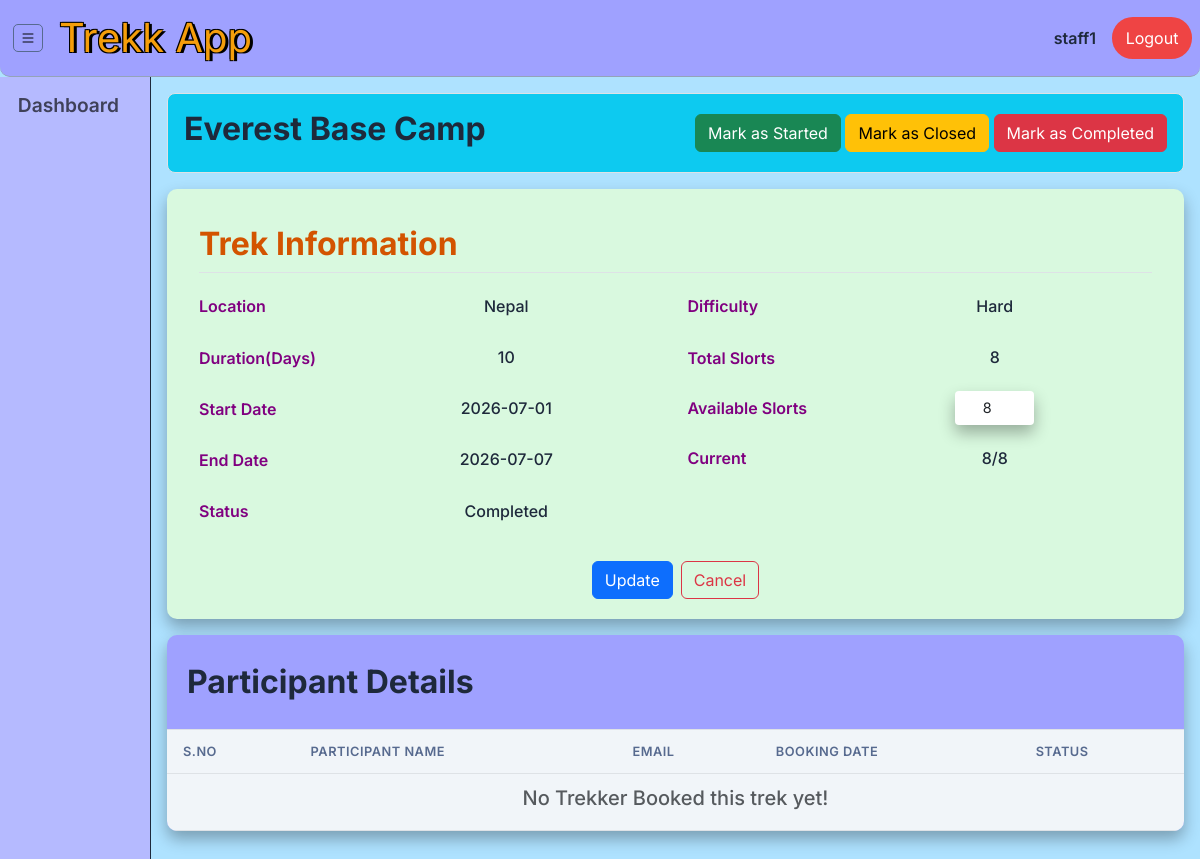
The page /staff/trek/6 (signed in) on the database its author committed.
### models.py (models this page shows, shortened)
class TREKK(db.Model): # trek table(entity)
    __tablename__ = 'trek'
    trek_id = db.Column(db.Integer,primary_key=True)
    name = db.Column(db.String(150), nullable=False)
    difficulty = db.Column(db.String(50), nullable=False) # easy , moderate or hard
    duration = db.Column(db.String(50), nullable=False) # '2 days' or '5 days'
    location = db.Column(db.String(40),nullable=False)
    total_slots = db.Column(db.Integer, nullable=False)
    avl_slots = db.Column(db.Integer, nullable=False)
    assigned_staff_id = db.Column(db.Integer, db.ForeignKey("user.user_id"))
    description = db.Column(db.Text, nullable=True)
    price = db.Column(db.Float, nullable=False) # 2000.50, 2500.40
    status = db.Column(db.String(50), nullable=False,default="Pending" )  # Pending, Approved, Closed, & Open
    start_date = db.Column(db.Date, nullable=False)
    end_date = db.Column(db.Date, nullable=False)
    date_of_create = db.Column(db.DateTime, default=datetime.utcnow)
    booked_treks = db.relationship("BOOKING", backref="trek", lazy=True)

### routes/staff_route.py (the view, shortened to what this page needs)
@staff_bp.route("/trek/<int:t_id>", methods=['GET','POST'])
@role_validator('staff')
def assigned_trek_details(t_id):
    trek = TREKK.query.filter_by(assigned_staff_id=session['user_id'], trek_id=t_id).first()
    if not trek:
        flash("Trek not Found / Not Assigned to Staff !", "danger")
        return redirect(url_for('staff.staff_dashboard'))
    ass_trek_bookings = BOOKING.query.filter_by(trek_id=t_id).order_by(BOOKING.booking_date).all()
    return render_template("staff/trek_details.html", trek=trek, ass_trek_bookings=ass_trek_bookings)

### routes/staff_route.py (called while the page is built)
def login_validator(func):
    @wraps(func)
    def decorated(*a, **kw):
        if 'user_id' not in session:
            flash("Please Log in to your Account First!", "warning")
            return redirect(url_for('auth.main'))
        return func(*a, **kw)
    return decorated

def role_validator(*roles):
    def wrapper(func):
        @wraps(func)
        @login_validator
        def decorated(*a, **kw):
            if session.get('role') not in roles:
                flash("Invalid User! Access Forbiden.", "danger")
                return redirect(url_for('auth.main'))
            return func(*a, **kw)
        return decorated
    return wrapper

### templates/staff/trek_details.html (shortened to what this page needs)
{% extends "base.html" %}
{% block content %}
<div class="border rounded-3 bg-info p-3 mb-3  d-flex align-items-center justify-content-between">
    <h2 class="fs-2 fw-bold">{{ trek.name }}</h2>
    <form action="{{ url_for('staff.assigned_trek_details' , t_id=trek.trek_id ) }}" method="POST">
            <button type="submit" name="status" value="Open" class="btn btn-success">Mark as Started</button>
            <button type="submit" name="status" value="Closed" class="btn btn-warning">Mark as Closed</button>
            <button type="submit" name="status" value="Completed" class="btn btn-danger">Mark as Completed</button>
         </form>
</div>
<div class="form-panel pb-1 mb-3">
    <div class="py-1 border-bottom d-flex align-items-center justify-content-between">
         <h2 class="mb-1 fs-2 fw-bold" style="color: var(--accent-pale)"> Trek Information</h2>
    </div>
    <form action="{{ url_for('staff.assigned_trek_details' , t_id=trek.trek_id) }}" method="POST">
        <div class="row py-3">
            <div class="col-lg-6">
                <div class="form-group">
                    <label for="tname">Location</label>
                    <h6>{{ trek.location }}</h6>
                </div>
                 <div  class="form-group">
                    <label for="duration">Duration(Days)</label>
                    <h6>{{ trek.duration }}</h6>
                </div>
                <div class="form-group">
                    <label for="start_date">Start Date</label>
                    <h6>{{ trek.start_date }}</h6>
                </div>
                <div class="form-group">
                    <label for="end_date">End Date</label>
                     <h6>{{ trek.end_date }}</h6>
                </div>
                <div class="form-group">
                    <label for="status">Status</label>
                    <h6>{{ trek.status }}</h6>
                </div>
            </div>
            <div class="col-lg-6">
                <div class="form-group" >
                    <label for="difficulty">Difficulty</label>
                    <h6>{{ trek.difficulty }}</h6>
                </div>
                <div  class="form-group">
                    <label for="total_slots">Total Slorts</label>
                    <h6>{{ trek.total_slots }}</h6>
                </div>
                <div class="form-group">
                    <label for="avl_slots">Available Slorts</label>
                    <input type="number" class="form-control w-25 m-auto text-center" name="avl_slots" id="avl_slots"  value="{{ trek.avl_slots }}" min="0" required>
                </div>
                <div class="form-group ">
                    <label for="curr_slots">Current</label>
                    <h6>{{ trek.avl_slots }}/{{ trek.total_slots }}</h6>
                </div>
            </div>
        </div>
        <div class="d-flex justify-content-center gap-2 mb-3">
            <button type="submit" class="btn btn-primary w-auto ">Update</button>
            <a href="{{ url_for('staff.staff_dashboard' ) }}" class="btn btn-outline-danger w-auto ">Cancel</a>
        </div>
    </form>
</div>
<div class="table-panel">
    <div  class="p-3 border-bottom d-flex justify-content-between align-items-center mt-2" >
        <h2 class="fs-2 fw-bold p-1">Participant Details</h2>
    </div>
    <table class="table">
        <thead >
            <tr>
                <th>S.No</th><th>Participant Name</th><th>Email</th><th>Booking Date</th><th>Status</th>
            </tr>
        </thead>
        <tbody>
            {% for booking in ass_trek_bookings %}
            <tr>
                <td>{{ loop.index }}</td>
                <td>{{ booking.user.name }}</td>
                <td>{{ booking.user.email }}</td>
                <td>{{ booking.booking_date.strftime('%Y-%m-%d') }}</td>
                <td>{{ booking.status }}</td>
            </tr>
            {% else %}
            <tr><td colspan="5" class="text-muted text-center"><h5>No Trekker Booked this trek yet!</h5></td></tr>
            {% endfor %}
        </tbody>
    </table>
</div>
{% endblock %}

### static/css/style.css (style rules this page uses)
:root { --primary: #B5BAFF; --primary-dark: #9FA1FF; --primary-light: #AEE2FF; --btn-primary:#0800ff; --danger-light: #fca5a5; --accent: #D9F9DF; --accent-pale:#d35400; --dark: #576A8F; --gray-50: #f8fafc; --gray-100: #f1f5f9; --gray-200: #e2e8f0; --gray-400: #94a3b8; --gray-600: #64748b; --gray-800: #1e293b; --danger: #ef4444; --success: #22c55e; --warning: #f59e0b; --radius: 10px; --shadow: 0 1px 3px rgba(0,0,0,.08); --text-shadow: -1px -1px 0 #000, 1px -1px 0 #000, -1px 1px 0 #000, 3px 1px 0 #000; }
* { box-sizing: border-box; }
body { font-family: 'Inter', sans-serif; background: var(--primary-light); color: var(--gray-800); padding: 0; margin: 0; min-height: 100vh; }
.table-panel { background: var(--primary-dark); border: transparent; width: 100%;border-radius: var(--radius);overflow: hidden;box-shadow: 0px 8px 16px 0px rgba(0,0,0,0.3); }
.table-panel .table { margin-bottom: 0; }
.table-panel .table thead th { background: var(--gray-100);font-weight: 600;font-size: .8rem;text-transform: uppercase;letter-spacing: .5px;color: var(--dark);padding: .75rem 1rem; }
.table-panel .table td { padding: .75rem 1rem; vertical-align: middle; font-size: .9rem; background: var(--gray-100); }
.form-panel { background: var(--accent); border: transparent; border-radius: var(--radius); padding: 2rem; box-shadow: 0px 8px 16px 0px rgba(0,0,0,0.3); }
.form-panel input, .form-panel select, .form-panel textarea { border-radius: 6px;border: transparent; padding: .5rem .75rem; font-size: 0.9rem; box-shadow: 0px 8px 16px 0px rgba(0,0,0,0.3); }
.form-panel label { font-weight: 600; font-size: 1rem; color:purple; }
.form-group { display: grid; grid-template-columns: 130px 1fr; gap: 20px; margin-bottom: 1rem; align-items: center; }
.form-group h6 { text-align: center; margin-top: 0.5rem; }
.form-group input,.form-group select, .form-group textarea { width: 100%; padding: 6px 10px; border: transparent; border-radius: 4px; box-shadow: 0px 8px 16px 0px rgba(0,0,0,0.3) ; }

### rows shown on the page
TREKK: name "Everest Base Camp", location "Nepal", duration "10", start_date "2026-07-01", end_date "2026-07-07", status "Completed", difficulty "Hard", total_slots "8", avl_slots "8"

### other values the page prints
{{ session.get('username','') }} "staff1"
